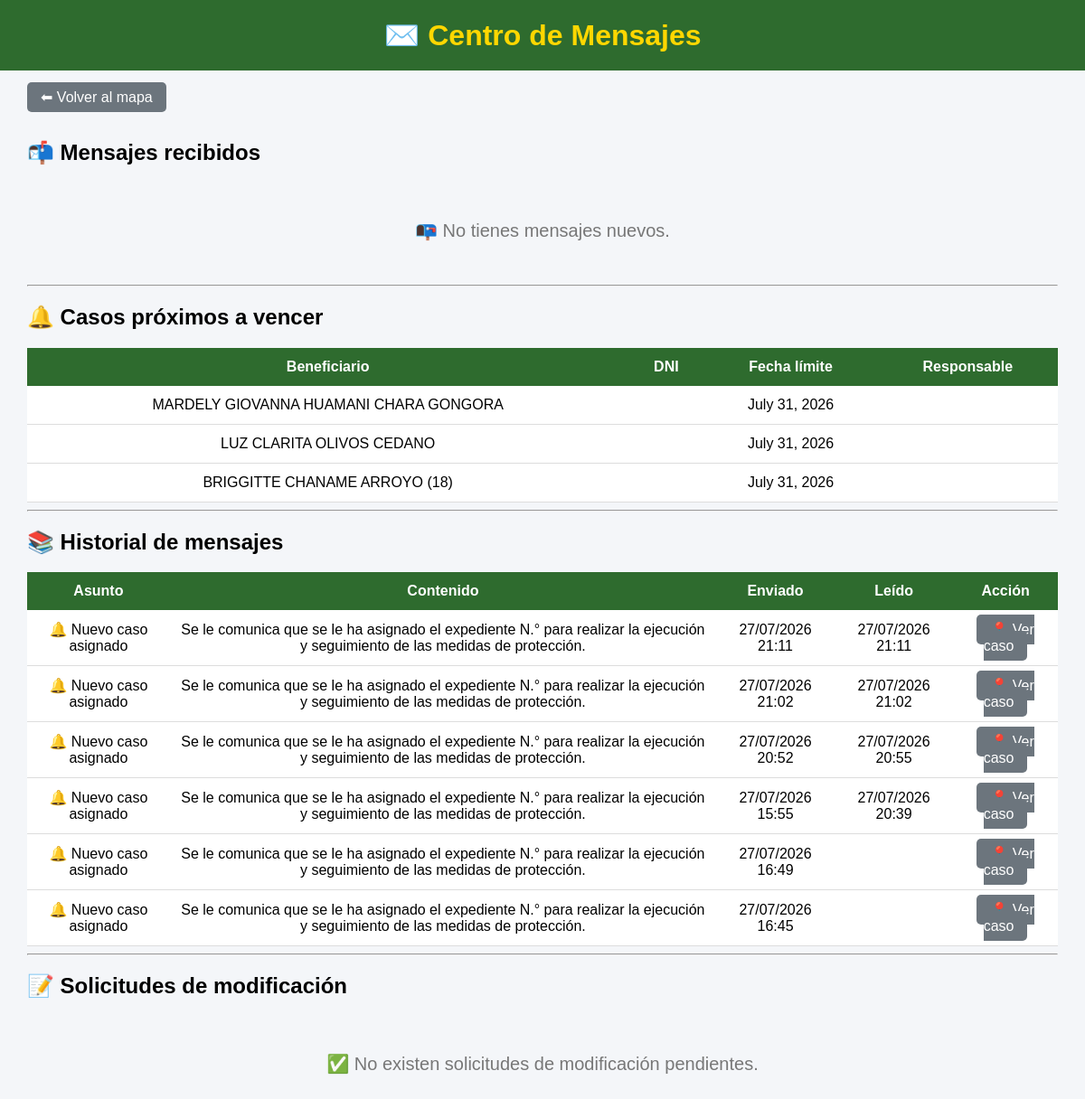
The page /mensajes/ (signed in) on the database its author committed.
### mapa/models.py (models this page shows, shortened)
class Caso(models.Model):
    RIESGOS = [
        ("LEVE", "Leve"),
        ("MODERADO", "Moderado"),
        ("SEVERO", "Severo"),
        ("SEVERO EXTREMO", "Severo extremo"),
        ("NO DETERMINADO", "No determinado"),
    ]
    NOTIFICACION = [
        ("PENDIENTE", "Pendiente"),
        ("NOTIFICADO", "Notificado"),
    ]
    TIPO_VIOLENCIA = [
        ("FISICA", "Física"),
        ("PSICOLOGICA", "Psicológica"),
        ("SEXUAL", "Sexual"),
        ("ECONOMICA", "Económica o Patrimonial"),
    ]
    beneficiario = models.CharField(max_length=200, blank=True)
    dni_beneficiario = models.CharField(
        max_length=8,
        blank=True
    )
    domicilio = models.CharField(max_length=300, blank=True)
    nivel_riesgo = models.CharField(
        max_length=30,
        choices=RIESGOS,
        blank=True
    )
    region_denuncia = models.ForeignKey(
        Region,
        on_delete=models.PROTECT,
        related_name="casos_denuncia_region",
        null=True,
        blank=True,
    )
    provincia_denuncia = models.ForeignKey(
        Provincia,
        on_delete=models.PROTECT,
        related_name="casos_denuncia_provincia",
        null=True,
        blank=True,
    )
    distrito_denuncia = models.ForeignKey(
        Distrito,
        on_delete=models.PROTECT,
        related_name="casos_denuncia_distrito",
        null=True,
        blank=True,
    )
    region_medida = models.ForeignKey(
        Region,
        on_delete=models.PROTECT,
        related_name="casos_medida_region",
        null=True,
        blank=True,
    )
    provincia_medida = models.ForeignKey(
        Provincia,
        on_delete=models.PROTECT,
        related_name="casos_medida_provincia",
        null=True,
        blank=True,
    )
    distrito_medida = models.ForeignKey(
        Distrito,
        on_delete=models.PROTECT,
        related_name="casos_medida_distrito",
        null=True,
        blank=True,
)
    comisaria_denuncia = models.CharField(
        max_length=150,
        verbose_name="Comisaría donde se interpuso la denuncia"
    )
    comisaria_medida = models.CharField(
        max_length=150,
        verbose_name="Comisaría de Familia responsable"
    )
    efectivo = models.CharField(max_length=100, blank=True)
    responsable = models.ForeignKey(
    User,
    null=True,
    blank=True,
    on_delete=models.SET_NULL,
    related_name="casos_asignados"
    )
    folder = models.CharField(max_length=100, blank=True)
    expediente = models.CharField(max_length=100, blank=True)
    agresor = models.CharField(
        max_length=200,
        blank=True
    )
    dni_agresor = models.CharField(
        max_length=8,
        blank=True
    )
    telefono_agresor = models.CharField(
        "Teléfono del agresor",
        max_length=50,
        blank=True
    )
    direccion_agresor = models.CharField(
        "Dirección del agresor",
        max_length=300,
        blank=True
    )
    telefono = models.CharField(
        "Teléfono de la beneficiaria",
        max_length=50,
        blank=True
    )
    fecha_denuncia = models.DateField(
        "Fecha de la denuncia",
        null=True,
        blank=True
    )
    violencia_fisica = models.BooleanField(
        "Violencia física",
        default=False
    )
    violencia_psicologica = models.BooleanField(
        "Violencia psicológica",
        default=False
    )
    violencia_sexual = models.BooleanField(
        "Violencia sexual",
        default=False
    )
    violencia_economica = models.BooleanField(
        "Violencia económica o patrimonial",
        default=False
    )
    fecha_registro = models.DateField(
        null=True,
        blank=True
    )
    ultima_visita = models.DateField(
        null=True,
        blank=True
    )
    fecha_limite = models.DateField(
        "Próximo seguimiento",
        null=True,
        blank=True
)
    notificacion_beneficiario = models.CharField(
        max_length=15,
        choices=NOTIFICACION,
        default="PENDIENTE"
    )
    fecha_notificacion_beneficiario = models.DateField(
        null=True,
        blank=True
    )
    motivo_notificacion_beneficiario_pendiente = models.TextField(
        "Motivo de notificación pendiente de la persona beneficiaria",
        blank=True
    )
    notificacion_agresor = models.CharField(
        max_length=15,
        choices=NOTIFICACION,
        default="PENDIENTE"
    )
    fecha_notificacion_agresor = models.DateField(
        null=True,
        blank=True
    )
    motivo_notificacion_agresor_pendiente = models.TextField(
        "Motivo de notificación pendiente de la persona agresora",
        blank=True
    )
    estado = models.CharField(
        max_length=15,
        default="ACTIVO"
    )
    latitud = models.FloatField(
        null=True,
        blank=True
    )
    longitud = models.FloatField(
        null=True,
        blank=True
    )
    edicion_autorizada = models.BooleanField(
        default=False
    )
    class Meta:
        permissions = [
            ("modificar_directo", "Puede modificar casos directamente"),
            ("aprobar_modificacion", "Puede aprobar modificaciones"),
            ("archivar_directo", "Puede archivar casos directamente"),
            ("aprobar_archivado", "Puede aprobar archivados"),
            ("eliminar_directo", "Puede eliminar casos directamente"),
            ("aprobar_eliminacion", "Puede aprobar eliminaciones"),
            ("administrar_usuarios", "Puede administrar usuarios"),
        ]

class Mensaje(models.Model):
    destinatario = models.ForeignKey(
        User,
        on_delete=models.CASCADE,
        related_name="mensajes_recibidos"
    )
    caso = models.ForeignKey(
        Caso,
        on_delete=models.CASCADE,
        related_name="mensajes"
    )
    asunto = models.CharField(
        max_length=200
    )
    contenido = models.TextField()
    leido = models.BooleanField(
        default=False
    )
    fecha_lectura = models.DateTimeField(
        null=True,
        blank=True
    )
    fecha = models.DateTimeField(
        auto_now_add=True
    )

### mapa/views.py (the view)
# urls.py: path("mensajes/", views.mensajes, name="mensajes"),
@login_required
@grupo_requerido(
    "Administrador",
    "Jefe_MP",
    "Usuario_MP"
)
def mensajes(request):
    mensajes_nuevos = Mensaje.objects.filter(
        destinatario=request.user,
        leido=False
    ).order_by("-fecha")
    historial_mensajes = Mensaje.objects.filter(
        destinatario=request.user,
        leido=True
    ).order_by("-fecha_lectura", "-fecha")
    solicitudes = SolicitudModificacion.objects.filter(
        estado="PENDIENTE"
    ).order_by("-fecha")
    hoy = timezone.now().date()
    limite = hoy + timedelta(days=3)
    casos_por_vencer = Caso.objects.filter(
        estado="ACTIVO",
        fecha_limite__isnull=False,
        fecha_limite__gte=hoy,
        fecha_limite__lte=limite
    ).filter(
        Q(fecha_registro__year__gte=2026) |
        Q(ultima_visita__year__gte=2026)
    ).order_by("fecha_limite")
    return render(
        request,
        "mapa/mensajes.html",
        {
            "mensajes_nuevos": mensajes_nuevos,
            "historial_mensajes": historial_mensajes,
            "solicitudes": solicitudes,
            "casos_por_vencer": casos_por_vencer,
        }
    )

### mapa/templates/mapa/mensajes.html (shortened to what this page needs)
<!DOCTYPE html>
<html lang="es">
<head>
</head>
<body>
<header>
<h1>✉️ Centro de Mensajes</h1>
</header>
<div class="contenedor">
<a href="/" class="btn volver">
⬅ Volver al mapa
</a>
<br><br>
<h2>📬 Mensajes recibidos</h2>
{% if mensajes_nuevos %}
<table>
<tr>
    <th>Asunto</th>
    <th>Contenido</th>
    <th>Fecha</th>
    <th>Estado</th>
    <th>Acciones</th>
</tr>
{% for mensaje in mensajes_nuevos %}
<tr>
<td>
    <a href="{% url 'editar_caso' mensaje.caso.id %}">
        {{ mensaje.asunto }}
    </a>
</td>
<td>{{ mensaje.contenido }}</td>
<td>{{ mensaje.fecha|date:"d/m/Y H:i" }}</td>
<td>
{% if mensaje.leido %}
<span style="color:green;">✅ Leído</span>
{% else %}
<span style="color:#dc3545; font-weight:bold;">🔴 No leído</span>
{% endif %}
</td>
<td>
    <a href="{% url 'editar_caso' mensaje.caso.id %}" class="btn aprobar">
        📍 Abrir caso
    </a>
</td>
</tr>
{% endfor %}
</table>
{% else %}
<div class="sin">
📭 No tienes mensajes nuevos.
</div>
{% endif %}
<hr>
<h2>🔔 Casos próximos a vencer</h2>
{% if casos_por_vencer %}
<table>
<tr>
    <th>Beneficiario</th>
    <th>DNI</th>
    <th>Fecha límite</th>
    <th>Responsable</th>
</tr>
{% for caso in casos_por_vencer %}
<tr>
<td>
{{ caso.beneficiario }}
</td>
<td>
</td>
<td>
{{ caso.fecha_limite }}
</td>
<td>
</td>
</tr>
{% endfor %}
</table>
{% else %}
<div class="sin">
✅ No existen casos próximos a vencer.
</div>
{% endif %}
<hr>
<h2>📚 Historial de mensajes</h2>
{% if historial_mensajes %}
<table>
<tr>
    <th>Asunto</th>
    <th>Contenido</th>
    <th>Enviado</th>
    <th>Leído</th>
    <th>Acción</th>
</tr>
{% for mensaje in historial_mensajes %}
<tr>
<td>{{ mensaje.asunto }}</td>
<td>{{ mensaje.contenido }}</td>
<td>{{ mensaje.fecha|date:"d/m/Y H:i" }}</td>
<td>{{ mensaje.fecha_lectura|date:"d/m/Y H:i" }}</td>
<td>
<a href="{% url 'editar_caso' mensaje.caso.id %}" class="btn volver">
📍 Ver caso
</a>
</td>
</tr>
{% endfor %}
</table>
{% else %}
<div class="sin">
📚 No existen mensajes en el historial.
</div>
{% endif %}
<hr>
<h2>📝 Solicitudes de modificación</h2>
{% if solicitudes %}
<table>
<tr>
<th>ID</th>
<th>Beneficiario</th>
<th>Solicitante</th>
<th>Motivo</th>
<th>Fecha</th>
<th>Acciones</th>
</tr>
{% for solicitud in solicitudes %}
<tr>
<td>{{ solicitud.id }}</td>
<td>{{ solicitud.caso.beneficiario }}</td>
<td>{{ solicitud.solicitante.username }}</td>
<td>{{ solicitud.motivo }}</td>
<td>{{ solicitud.fecha|date:"d/m/Y H:i" }}</td>
<td>
<a href="{% url 'aprobar_solicitud' solicitud.id %}" class="btn aprobar">
✅ Aprobar
</a>
<a href="{% url 'rechazar_solicitud' solicitud.id %}" class="btn rechazar">
❌ Rechazar
</a>
</td>
</tr>
{% endfor %}
</table>
{% else %}
<div class="sin">
✅ No existen solicitudes de modificación pendientes.
</div>
{% endif %}
</div>
</body>
</html>

### mapa/templates/mapa/mensajes.html (style rules this page uses)
body { margin:0; font-family:Arial, Helvetica, sans-serif; background:#f4f6f9; }
header { background:#2E6B2E; color:#FFD700; text-align:center; padding:20px; }
h1 { margin:0; }
.contenedor { width:95%; margin:auto; margin-top:20px; }
table { width:100%; border-collapse:collapse; background:white; }
th { background:#2E6B2E; color:white; padding:12px; }
td { padding:12px; border-bottom:1px solid #ddd; text-align:center; }
.btn { padding:8px 15px; border:none; border-radius:5px; text-decoration:none; color:white; }
.volver { background:#6c757d; }
.sin { text-align:center; padding:40px; font-size:20px; color:#777; }

### rows shown on the page
Caso: beneficiario "MARDELY GIOVANNA HUAMANI CHARA GONGORA", fecha_limite "July 31, 2026"
Caso: beneficiario "LUZ CLARITA OLIVOS CEDANO", fecha_limite "July 31, 2026"
Caso: beneficiario "BRIGGITTE CHANAME ARROYO (18)", fecha_limite "July 31, 2026"
Mensaje: asunto "🔔 Nuevo caso asignado", contenido "Se le comunica que se le ha asignado el expediente N.° para realizar la ejecución y seguimiento de las medidas de protección.", fecha "27/07/2026 21:11", fecha_lectura "27/07/2026 21:11"
Mensaje: asunto "🔔 Nuevo caso asignado", contenido "Se le comunica que se le ha asignado el expediente N.° para realizar la ejecución y seguimiento de las medidas de protección.", fecha "27/07/2026 21:02", fecha_lectura "27/07/2026 21:02"
Mensaje: asunto "🔔 Nuevo caso asignado", contenido "Se le comunica que se le ha asignado el expediente N.° para realizar la ejecución y seguimiento de las medidas de protección.", fecha "27/07/2026 20:52", fecha_lectura "27/07/2026 20:55"
Mensaje: asunto "🔔 Nuevo caso asignado", contenido "Se le comunica que se le ha asignado el expediente N.° para realizar la ejecución y seguimiento de las medidas de protección.", fecha "27/07/2026 15:55", fecha_lectura "27/07/2026 20:39"
Mensaje: asunto "🔔 Nuevo caso asignado", contenido "Se le comunica que se le ha asignado el expediente N.° para realizar la ejecución y seguimiento de las medidas de protección.", fecha "27/07/2026 16:49"
Mensaje: asunto "🔔 Nuevo caso asignado", contenido "Se le comunica que se le ha asignado el expediente N.° para realizar la ejecución y seguimiento de las medidas de protección.", fecha "27/07/2026 16:45"
